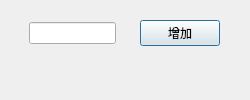
<?xml version="1.0" encoding="UTF-8"?>
<ui version="4.0">
 <class>FloatingDialog</class>
 <widget class="QDialog" name="FloatingDialog">
  <property name="geometry">
   <rect>
    <x>0</x>
    <y>0</y>
    <width>250</width>
    <height>100</height>
   </rect>
  </property>
  <property name="windowTitle">
   <string>更多</string>
  </property>
  <layout class="QGridLayout" name="gridLayout">
   <item row="1" column="0">
    <layout class="QHBoxLayout" name="horizontalLayout">
     <item>
      <spacer name="horizontalSpacer">
       <property name="orientation">
        <enum>Qt::Orientation::Horizontal</enum>
       </property>
       <property name="sizeHint" stdset="0">
        <size>
         <width>40</width>
         <height>20</height>
        </size>
       </property>
      </spacer>
     </item>
     <item>
      <widget class="QLineEdit" name="lineEdit"/>
     </item>
     <item>
      <spacer name="horizontalSpacer_3">
       <property name="orientation">
        <enum>Qt::Orientation::Horizontal</enum>
       </property>
       <property name="sizeHint" stdset="0">
        <size>
         <width>40</width>
         <height>20</height>
        </size>
       </property>
      </spacer>
     </item>
     <item>
      <widget class="QPushButton" name="pushButton">
       <property name="text">
        <string>增加</string>
       </property>
      </widget>
     </item>
     <item>
      <spacer name="horizontalSpacer_2">
       <property name="orientation">
        <enum>Qt::Orientation::Horizontal</enum>
       </property>
       <property name="sizeHint" stdset="0">
        <size>
         <width>40</width>
         <height>20</height>
        </size>
       </property>
      </spacer>
     </item>
    </layout>
   </item>
   <item row="2" column="0">
    <spacer name="verticalSpacer_2">
     <property name="orientation">
      <enum>Qt::Orientation::Vertical</enum>
     </property>
     <property name="sizeHint" stdset="0">
      <size>
       <width>20</width>
       <height>40</height>
      </size>
     </property>
    </spacer>
   </item>
   <item row="0" column="0">
    <spacer name="verticalSpacer">
     <property name="orientation">
      <enum>Qt::Orientation::Vertical</enum>
     </property>
     <property name="sizeHint" stdset="0">
      <size>
       <width>20</width>
       <height>40</height>
      </size>
     </property>
    </spacer>
   </item>
   <item row="3" column="0">
    <layout class="QHBoxLayout" name="horizontalLayout_2">
     <item>
      <spacer name="horizontalSpacer_4">
       <property name="orientation">
        <enum>Qt::Orientation::Horizontal</enum>
       </property>
       <property name="sizeHint" stdset="0">
        <size>
         <width>40</width>
         <height>20</height>
        </size>
       </property>
      </spacer>
     </item>
     <item>
      <widget class="QLabel" name="label">
       <property name="text">
        <string/>
       </property>
      </widget>
     </item>
     <item>
      <spacer name="horizontalSpacer_5">
       <property name="orientation">
        <enum>Qt::Orientation::Horizontal</enum>
       </property>
       <property name="sizeHint" stdset="0">
        <size>
         <width>40</width>
         <height>20</height>
        </size>
       </property>
      </spacer>
     </item>
    </layout>
   </item>
   <item row="4" column="0">
    <spacer name="verticalSpacer_3">
     <property name="orientation">
      <enum>Qt::Orientation::Vertical</enum>
     </property>
     <property name="sizeHint" stdset="0">
      <size>
       <width>20</width>
       <height>40</height>
      </size>
     </property>
    </spacer>
   </item>
  </layout>
 </widget>
 <resources/>
 <connections/>
</ui>
